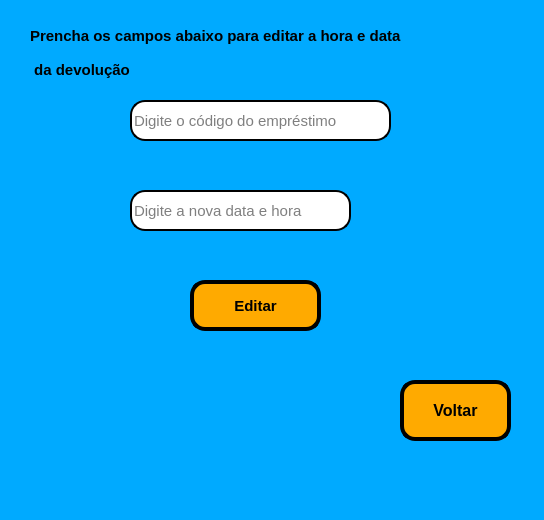
<?xml version="1.0" encoding="UTF-8"?>
<ui version="4.0">
 <class>MainWindow</class>
 <widget class="QMainWindow" name="MainWindow">
  <property name="geometry">
   <rect>
    <x>0</x>
    <y>0</y>
    <width>544</width>
    <height>520</height>
   </rect>
  </property>
  <property name="windowTitle">
   <string>Editar devolução</string>
  </property>
  <property name="styleSheet">
   <string notr="true">background-color: rgb(0, 170, 255);</string>
  </property>
  <widget class="QWidget" name="centralwidget">
   <widget class="QLineEdit" name="datetime">
    <property name="geometry">
     <rect>
      <x>130</x>
      <y>190</y>
      <width>221</width>
      <height>41</height>
     </rect>
    </property>
    <property name="font">
     <font>
      <pointsize>11</pointsize>
     </font>
    </property>
    <property name="styleSheet">
     <string notr="true">background-color: rgb(255, 255, 255);
border-radius: 15px;
border-style: outset;
border-width: 2px;</string>
    </property>
    <property name="inputMask">
     <string/>
    </property>
    <property name="text">
     <string/>
    </property>
    <property name="placeholderText">
     <string>Digite a nova data e hora</string>
    </property>
   </widget>
   <widget class="QLabel" name="label_7">
    <property name="geometry">
     <rect>
      <x>10</x>
      <y>240</y>
      <width>551</width>
      <height>41</height>
     </rect>
    </property>
    <property name="font">
     <font>
      <pointsize>9</pointsize>
      <weight>75</weight>
      <bold>true</bold>
     </font>
    </property>
    <property name="styleSheet">
     <string notr="true">color: rgb(255, 85, 0);</string>
    </property>
    <property name="text">
     <string/>
    </property>
   </widget>
   <widget class="QPushButton" name="pushButton_7">
    <property name="geometry">
     <rect>
      <x>400</x>
      <y>380</y>
      <width>111</width>
      <height>61</height>
     </rect>
    </property>
    <property name="font">
     <font>
      <pointsize>12</pointsize>
      <weight>75</weight>
      <bold>true</bold>
     </font>
    </property>
    <property name="styleSheet">
     <string notr="true">background-color: rgb(255, 170, 0);
border-radius: 15px;
border-style: outset;
border-width: 4px;
border-color: black;</string>
    </property>
    <property name="text">
     <string>Voltar</string>
    </property>
    <property name="icon">
     <iconset>
      <normaloff>voltar.png</normaloff>voltar.png</iconset>
    </property>
   </widget>
   <widget class="QLabel" name="label_5">
    <property name="geometry">
     <rect>
      <x>60</x>
      <y>180</y>
      <width>51</width>
      <height>51</height>
     </rect>
    </property>
    <property name="text">
     <string/>
    </property>
    <property name="pixmap">
     <pixmap>data e hroa.png</pixmap>
    </property>
    <property name="scaledContents">
     <bool>true</bool>
    </property>
   </widget>
   <widget class="QLabel" name="label_3">
    <property name="geometry">
     <rect>
      <x>140</x>
      <y>140</y>
      <width>321</width>
      <height>41</height>
     </rect>
    </property>
    <property name="font">
     <font>
      <pointsize>11</pointsize>
      <weight>75</weight>
      <bold>true</bold>
     </font>
    </property>
    <property name="styleSheet">
     <string notr="true">color: rgb(255, 85, 0);</string>
    </property>
    <property name="text">
     <string/>
    </property>
   </widget>
   <widget class="QPushButton" name="pushButton">
    <property name="geometry">
     <rect>
      <x>190</x>
      <y>280</y>
      <width>131</width>
      <height>51</height>
     </rect>
    </property>
    <property name="font">
     <font>
      <pointsize>11</pointsize>
      <weight>75</weight>
      <bold>true</bold>
     </font>
    </property>
    <property name="styleSheet">
     <string notr="true">background-color: rgb(255, 170, 0);
border-radius: 15px;
border-style: outset;
border-width: 4px;
border-color: black;</string>
    </property>
    <property name="text">
     <string>Editar</string>
    </property>
   </widget>
   <widget class="QLabel" name="label_4">
    <property name="geometry">
     <rect>
      <x>60</x>
      <y>100</y>
      <width>51</width>
      <height>41</height>
     </rect>
    </property>
    <property name="text">
     <string/>
    </property>
    <property name="pixmap">
     <pixmap>codigo-de-barras.png</pixmap>
    </property>
    <property name="scaledContents">
     <bool>true</bool>
    </property>
   </widget>
   <widget class="QLabel" name="label_8">
    <property name="geometry">
     <rect>
      <x>30</x>
      <y>60</y>
      <width>141</width>
      <height>20</height>
     </rect>
    </property>
    <property name="font">
     <font>
      <pointsize>11</pointsize>
      <weight>75</weight>
      <bold>true</bold>
     </font>
    </property>
    <property name="text">
     <string> da devolução</string>
    </property>
   </widget>
   <widget class="QLabel" name="label">
    <property name="geometry">
     <rect>
      <x>30</x>
      <y>10</y>
      <width>501</width>
      <height>51</height>
     </rect>
    </property>
    <property name="font">
     <font>
      <pointsize>11</pointsize>
      <weight>75</weight>
      <bold>true</bold>
     </font>
    </property>
    <property name="text">
     <string>Prencha os campos abaixo para editar a hora e data</string>
    </property>
   </widget>
   <widget class="QLineEdit" name="cod">
    <property name="geometry">
     <rect>
      <x>130</x>
      <y>100</y>
      <width>261</width>
      <height>41</height>
     </rect>
    </property>
    <property name="font">
     <font>
      <pointsize>11</pointsize>
     </font>
    </property>
    <property name="styleSheet">
     <string notr="true">background-color: rgb(255, 255, 255);
border-radius: 15px;
border-style: outset;
border-width: 2px;</string>
    </property>
    <property name="inputMask">
     <string/>
    </property>
    <property name="text">
     <string/>
    </property>
    <property name="placeholderText">
     <string>Digite o código do empréstimo</string>
    </property>
   </widget>
   <widget class="QLabel" name="label_2">
    <property name="geometry">
     <rect>
      <x>110</x>
      <y>340</y>
      <width>291</width>
      <height>31</height>
     </rect>
    </property>
    <property name="font">
     <font>
      <pointsize>11</pointsize>
      <weight>75</weight>
      <bold>true</bold>
     </font>
    </property>
    <property name="text">
     <string/>
    </property>
   </widget>
  </widget>
  <widget class="QMenuBar" name="menubar">
   <property name="geometry">
    <rect>
     <x>0</x>
     <y>0</y>
     <width>544</width>
     <height>26</height>
    </rect>
   </property>
  </widget>
  <widget class="QStatusBar" name="statusbar"/>
 </widget>
 <resources/>
 <connections/>
</ui>
